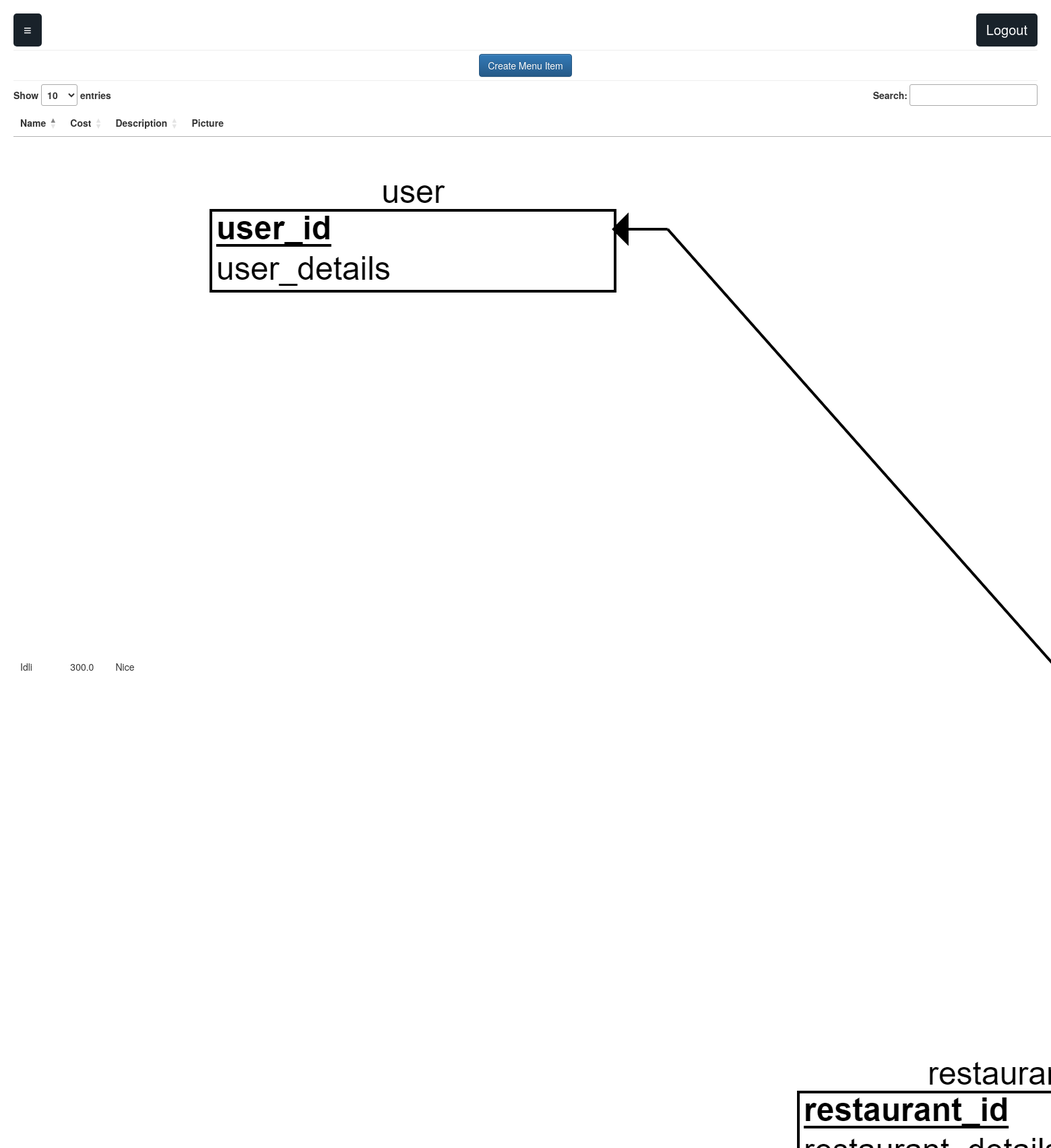
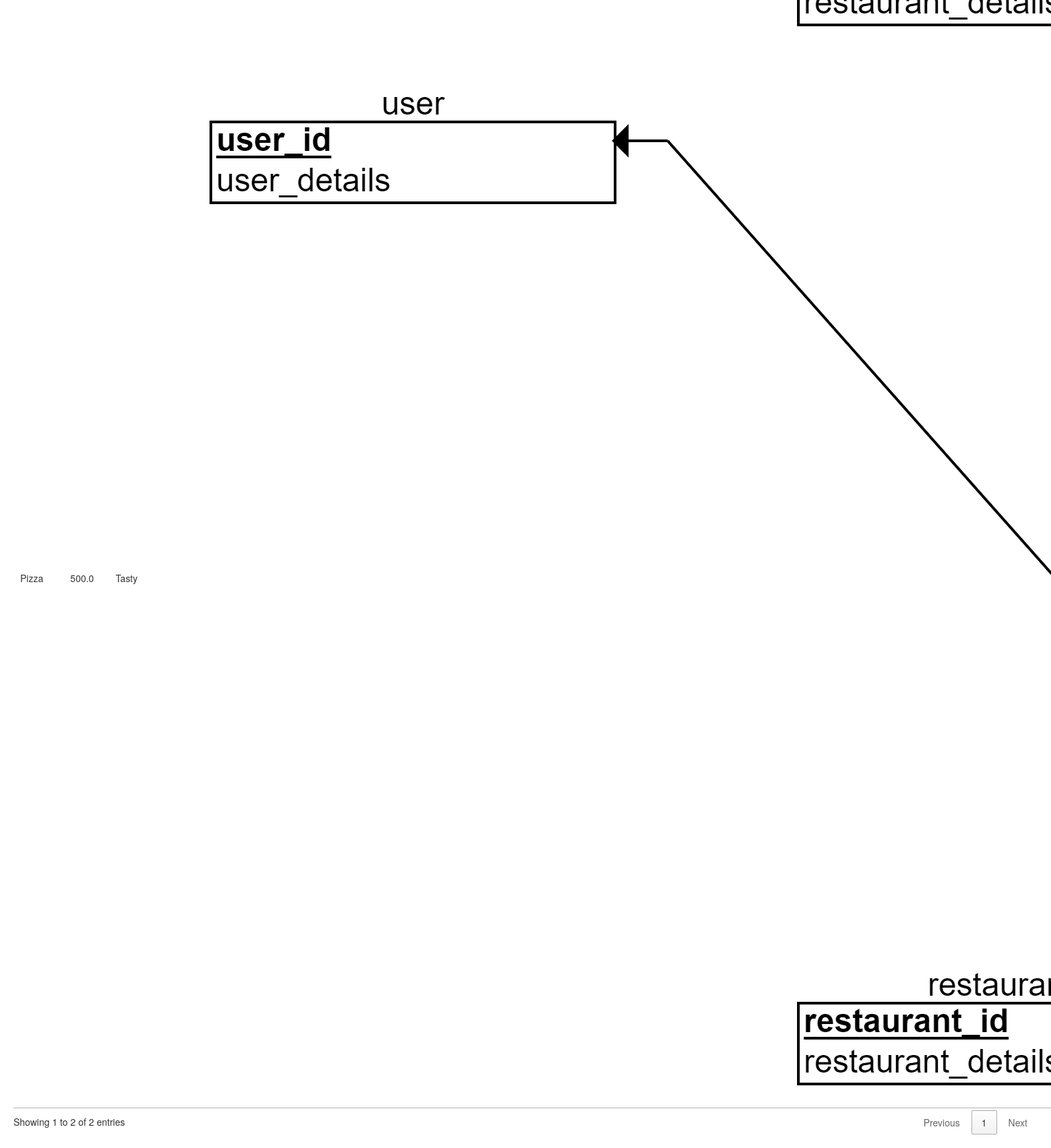
The app's page /order_management/menu/ (signed in) with its own data (2 pictures, top to bottom).
### apis/models.py (models this page shows, shortened)
class FoodItem(models.Model):
    fooditem_name = models.CharField(max_length = 500)
    fooditem_cost = models.FloatField()
    fooditem_description = models.CharField(max_length = 1000)
    fooditem_picture = models.FileField()

### order_management/views.py (the view)
# urls.py: path('menu/', views.get_restaurant_menu, name="restaurant_menu"),
@login_required
def get_restaurant_menu(request):
    user_role = request.user.role-1
    restaurant_object = Restaurant.objects.get(pk=user_role)
    data = {'fooditems':restaurant_object.restaurant_fooditem_relation.all()}
    return render(request, 'order_management/restaurant_menu.html',data)

### order_management/templates/order_management/restaurant_menu.html (shortened to what this page needs)
{% extends 'order_management/base.html' %}
{% load staticfiles %}
{% block static %}
<link rel="stylesheet" href="//cdn.datatables.net/1.10.19/css/jquery.dataTables.min.css">
{% endblock %}
{% block content %}
<center><button class="create-restaurant btn btn-primary" type="button" name="button">Create Menu Item</button></center>
<hr>
<table id="restaurantMenu">
    <thead>
        <tr>
            <th>Name</th>
            <th>Cost</th>
            <th>Description</th>
            <th>Picture</th>
        </tr>
    </thead>
    <tbody>
    {% for fooditem in fooditems %}
    <tr>
        <td>{{ fooditem.fooditem_name }}</td>
        <td>{{ fooditem.fooditem_cost }}</td>
        <td>{{ fooditem.fooditem_description }}</td>
        <td><img src={{ fooditem.fooditem_picture }}></td>
    </tr>
    {% endfor %}
    </tbody>
</table>
{%endblock content %}

### order_management/static/order_management/base.css (style rules this page uses)
* { margin: 0px; padding: 0px; }
hr { clear: both; margin-top: 5px; margin-bottom: 5px; }

### records on screen
FoodItem: fooditem_name "Idli", fooditem_cost "300.0", fooditem_description "Nice", fooditem_picture (picture)
FoodItem: fooditem_name "Pizza", fooditem_cost "500.0", fooditem_description "Tasty", fooditem_picture (picture)
